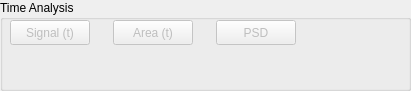
   <widget class="QGroupBox" name="panelTimeanalysis">
    <property name="geometry">
     <rect>
      <x>930</x>
      <y>360</y>
      <width>411</width>
      <height>91</height>
     </rect>
    </property>
    <property name="title">
     <string>Time Analysis</string>
    </property>
    <widget class="QPushButton" name="pbSignal">
     <property name="enabled">
      <bool>false</bool>
     </property>
     <property name="geometry">
      <rect>
       <x>10</x>
       <y>20</y>
       <width>80</width>
       <height>25</height>
      </rect>
     </property>
     <property name="sizePolicy">
      <sizepolicy hsizetype="Preferred" vsizetype="Preferred">
       <horstretch>1</horstretch>
       <verstretch>1</verstretch>
      </sizepolicy>
     </property>
     <property name="text">
      <string>Signal (t)</string>
     </property>
    </widget>
    <widget class="QPushButton" name="pbPSD">
     <property name="enabled">
      <bool>false</bool>
     </property>
     <property name="geometry">
      <rect>
       <x>216</x>
       <y>20</y>
       <width>80</width>
       <height>25</height>
      </rect>
     </property>
     <property name="sizePolicy">
      <sizepolicy hsizetype="Preferred" vsizetype="Preferred">
       <horstretch>1</horstretch>
       <verstretch>1</verstretch>
      </sizepolicy>
     </property>
     <property name="text">
      <string>PSD</string>
     </property>
    </widget>
    <widget class="QPushButton" name="pbArea">
     <property name="enabled">
      <bool>false</bool>
     </property>
     <property name="geometry">
      <rect>
       <x>113</x>
       <y>20</y>
       <width>80</width>
       <height>25</height>
      </rect>
     </property>
     <property name="sizePolicy">
      <sizepolicy hsizetype="Preferred" vsizetype="Preferred">
       <horstretch>1</horstretch>
       <verstretch>1</verstretch>
      </sizepolicy>
     </property>
     <property name="text">
      <string>Area (t)</string>
     </property>
    </widget>
   </widget>
